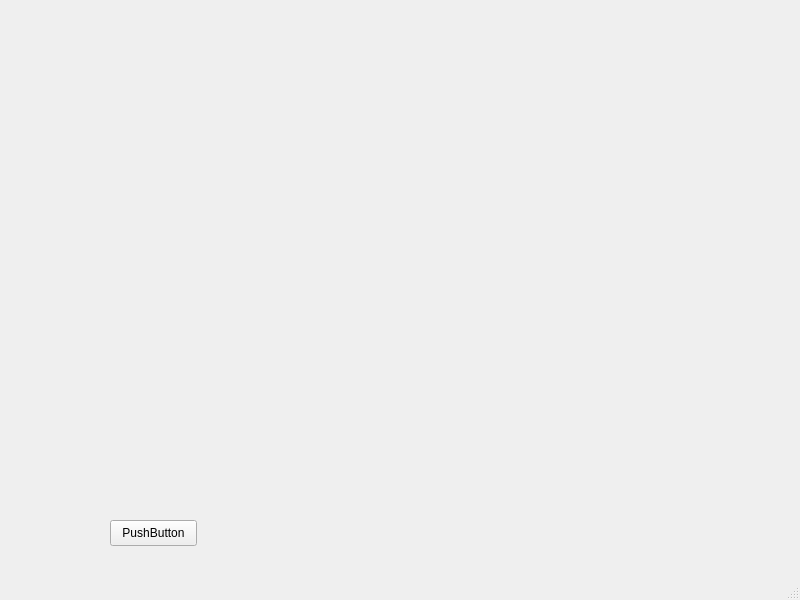
<?xml version="1.0" encoding="UTF-8"?>
<ui version="4.0">
 <class>Registration</class>
 <widget class="QMainWindow" name="Registration">
  <property name="geometry">
   <rect>
    <x>0</x>
    <y>0</y>
    <width>800</width>
    <height>600</height>
   </rect>
  </property>
  <property name="windowTitle">
   <string>MainWindow</string>
  </property>
  <widget class="QWidget" name="centralwidget">
   <widget class="QPushButton" name="pushButton">
    <property name="geometry">
     <rect>
      <x>110</x>
      <y>520</y>
      <width>87</width>
      <height>26</height>
     </rect>
    </property>
    <property name="text">
     <string>PushButton</string>
    </property>
   </widget>
  </widget>
  <widget class="QMenuBar" name="menubar">
   <property name="geometry">
    <rect>
     <x>0</x>
     <y>0</y>
     <width>800</width>
     <height>23</height>
    </rect>
   </property>
  </widget>
  <widget class="QStatusBar" name="statusbar"/>
 </widget>
 <resources/>
 <connections/>
</ui>
